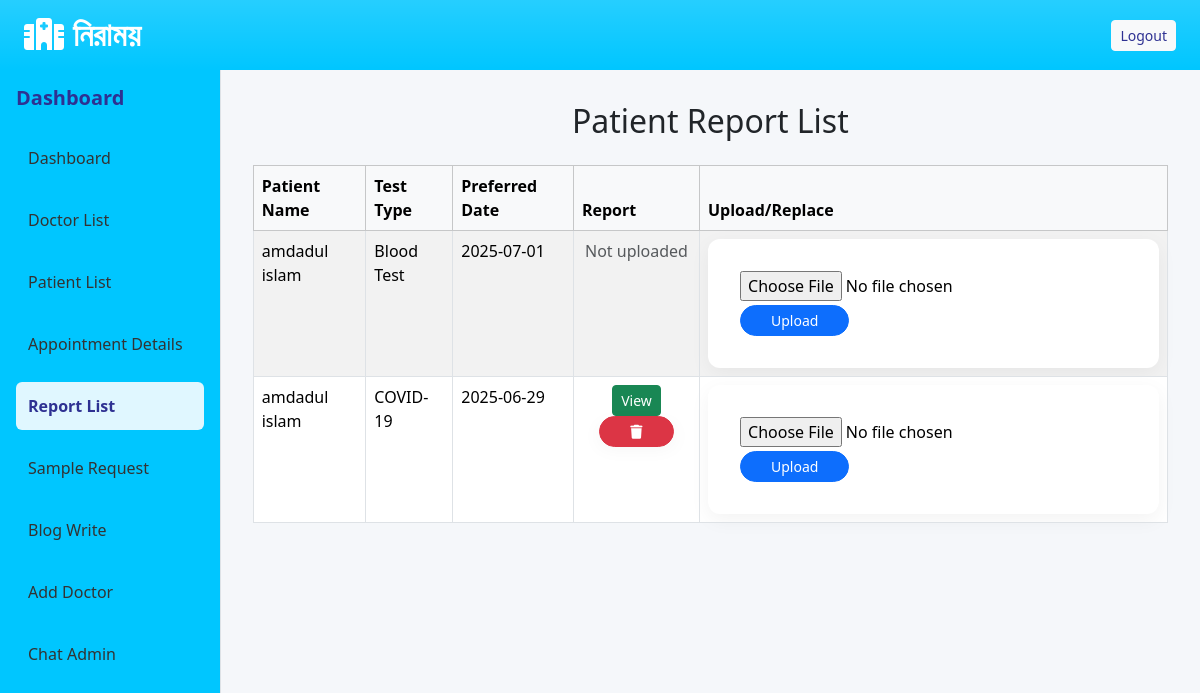
/Hospital_DashBord/report.php (signed in), run on the app's committed database.
### tables this page shows
CREATE TABLE `sample_request_hospitals` (
  `id` int(11) NOT NULL,
  `request_id` int(11) NOT NULL,
  `hospital_id` int(11) NOT NULL,
  `status` enum('Pending','Accepted','Rejected') DEFAULT 'Pending',
  `responded_at` timestamp NULL DEFAULT NULL,
  `report_details` text DEFAULT NULL,
  `report_file` varchar(255) DEFAULT NULL
);

CREATE TABLE `patient_list` (
  `id` int(11) NOT NULL,
  `first_name` varchar(100) NOT NULL,
  `last_name` varchar(100) NOT NULL,
  `email` varchar(150) NOT NULL,
  `phone_no` varchar(20) NOT NULL,
  `password` varchar(255) NOT NULL,
  `gender` enum('Male','Female') NOT NULL
);

CREATE TABLE `sample_requests` (
  `id` int(11) NOT NULL,
  `patient_id` int(11) NOT NULL,
  `test_name` varchar(100) DEFAULT NULL,
  `patient_name` varchar(150) DEFAULT NULL,
  `mobile` varchar(20) DEFAULT NULL,
  `address` text DEFAULT NULL,
  `preferred_date` date DEFAULT NULL,
  `city` varchar(50) DEFAULT NULL,
  `created_at` timestamp NOT NULL DEFAULT current_timestamp()
);

### Hospital_DashBord/report.php (the view, shortened to what this page needs)
<?php
include "../Connection.php";
$hospital_id = $_SESSION['hospital_id'];
$sql = "SELECT srh.id, sr.test_name, sr.preferred_date, p.first_name, p.last_name, srh.report_file
        FROM sample_request_hospitals srh
        JOIN sample_requests sr ON srh.request_id = sr.id
        JOIN patient_list p ON sr.patient_id = p.id
        WHERE srh.hospital_id = ? AND srh.status = 'Accepted'
        ORDER BY sr.preferred_date DESC";
$stmt = $conn->prepare($sql);
$stmt->bind_param("i", $hospital_id);
$stmt->execute();
$requests = $stmt->get_result();
?>
<!DOCTYPE html>
<html lang="en">
<head>
  <link rel="stylesheet" href="report.css" />
  <link href="https://cdn.jsdelivr.net/npm/bootstrap@5.3.3/dist/css/bootstrap.min.css" rel="stylesheet">
  <link href="https://cdnjs.cloudflare.com/ajax/libs/font-awesome/6.5.0/css/all.min.css" rel="stylesheet" />
</head>
<body>
  <nav class="navbar bg-gradient text-white px-4 py-3 d-flex justify-content-between">
    <h2 id="h2tag" class="mb-0"><i class="fa-solid fa-hospital"></i> নিরাময়</h2>
    <a href="../login.php" class="btn btn-light btn-sm">Logout</a>
  </nav>
  <div class="d-flex">
    <aside class="sidebar d-flex flex-column p-3">
      <h5 class="mb-4 fw-bold">Dashboard</h5>
      <ul class="nav flex-column">
        <li class="nav-item"><a class="nav-link" href="dashboard.php">Dashboard</a></li>
        <li class="nav-item"><a class="nav-link" href="doctorlist.php">Doctor List</a></li>
        <li class="nav-item"><a class="nav-link" href="patient.php">Patient List</a></li>
        <li class="nav-item"><a class="nav-link" href="appointmentDetails.php">Appointment Details</a></li>
        <li class="nav-item"><a class="nav-link active" href="report.php">Report List</a></li>
        <li class="nav-item"><a class="nav-link" href="sampleRq.php">Sample Request</a></li>
        <li class="nav-item"><a class="nav-link" href="blogWrite.php">Blog Write</a></li>
        <li class="nav-item"><a class="nav-link" href="addDoctor.php">Add Doctor</a></li>
        <li class="nav-item"><a class="nav-link" href="chatAdmin.php">Chat Admin</a></li>
      </ul>
    </aside>
    <main class="content flex-fill">
      <h2 class="text-center mb-4">Patient Report List</h2>
      <table class="table table-striped table-bordered">
        <thead class="table-light">
          <tr>
            <th>Patient Name</th>
            <th>Test Type</th>
            <th>Preferred Date</th>
            <th>Report</th>
            <th>Upload/Replace</th>
          </tr>
        </thead>
        <tbody>
          <?php while ($row = $requests->fetch_assoc()): ?>
          <tr>
            <td><?= htmlspecialchars($row['first_name'] . ' ' . $row['last_name']) ?></td>
            <td><?= htmlspecialchars($row['test_name']) ?></td>
            <td><?= htmlspecialchars($row['preferred_date']) ?></td>
            <td style="text-align: center;">
              <?php if ($row['report_file']): ?>
                <a href="../<?= $row['report_file'] ?>" target="_blank" class="btn btn-success btn-sm">View</a>
                <form method="POST" style="display:inline; padding :0px ;gap :10px;">
                  <button type="submit" name="delete_report" class="btn btn-danger btn-sm" onclick="return confirm('Delete this report?')">
                    <i class="fa fa-trash"></i>
                  </button>
                </form>
              <?php else: ?>
                <span class="text-muted">Not uploaded</span>
              <?php endif; ?>
            </td>
            <td>
              <form method="POST" enctype="multipart/form-data">
                <input type="file" name="report_file" accept=".pdf,.jpg,.jpeg,.png,.doc,.docx" required>
                <button type="submit" name="upload_report" class="btn btn-primary btn-sm mt-1">Upload</button>
              </form>
            </td>
          </tr>
          <?php endwhile; ?>
        </tbody>
      </table>
    </main>
  </div>
</body>
</html>

### Hospital_DashBord/report.css (style rules this page uses)
body { font-family: 'Segoe UI', Tahoma, Geneva, Verdana, sans-serif; background-color: #f5f7fa; margin: 0; padding: 0; color: #333; }
.bg-gradient { background: linear-gradient(to right, #2e3192, #1bffff); }
#h2tag { color: #ffffff; font-weight: 900; font-family: 'Franklin Gothic Medium', 'Arial Narrow', Arial, sans-serif; }
.navbar { background-color: #00c6ff; }
.navbar .btn { font-weight: 500; color: #2e3192; }
.sidebar { width: 240px; background-color: #00c6ff; min-height: 100vh; border-right: 1px solid #dee2e6; box-shadow: 2px 0 8px rgba(0, 0, 0, 0.05); }
.sidebar h5 { color: #2e3192; font-weight: 700; }
.sidebar .nav-link { color: #333; margin-bottom: 14px; border-radius: 6px; padding: 12px; transition: 0.3s; font-weight: 500; }
.sidebar .nav-link:hover, .sidebar .nav-link.active { background-color: #e0f7ff; color: #2e3192; font-weight: 600; }
.content { background-color: #f5f7fa; padding: 2rem; }
.table thead { background-color: #2e3192; color: #fff; }
form { background: #ffffff; padding: 2rem; border-radius: 12px; box-shadow: 0 6px 20px rgba(0, 0, 0, 0.05); max-width: 600px; margin: auto; }
form .btn { border-radius: 20px; font-weight: 500; padding-left: 30px; padding-right: 30px; }

### data on the page
sample_request_hospitals: patient_list.first_name+last_name "amdadul islam", request.test_name "Blood Test", request.preferred_date "2025-07-01", shows "Not uploaded"
sample_request_hospitals: patient_list.first_name+last_name "amdadul islam", request.test_name "COVID-19", request.preferred_date "2025-06-29"
